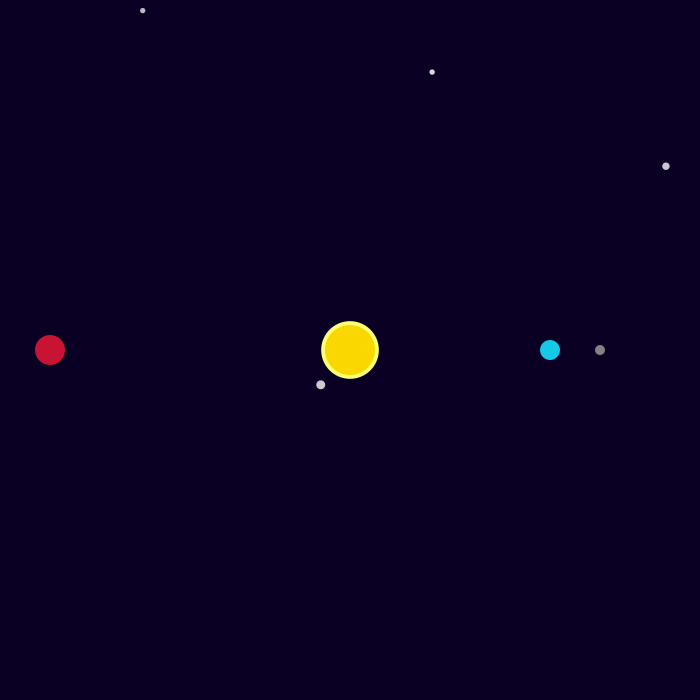
Frame 1 (no input)
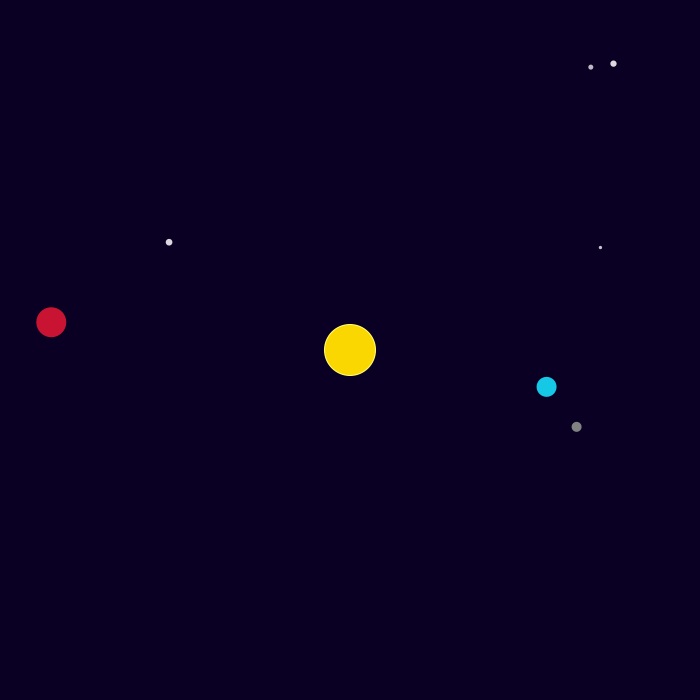
Frame 60 (the mouse pressed at the canvas centre just before this capture)
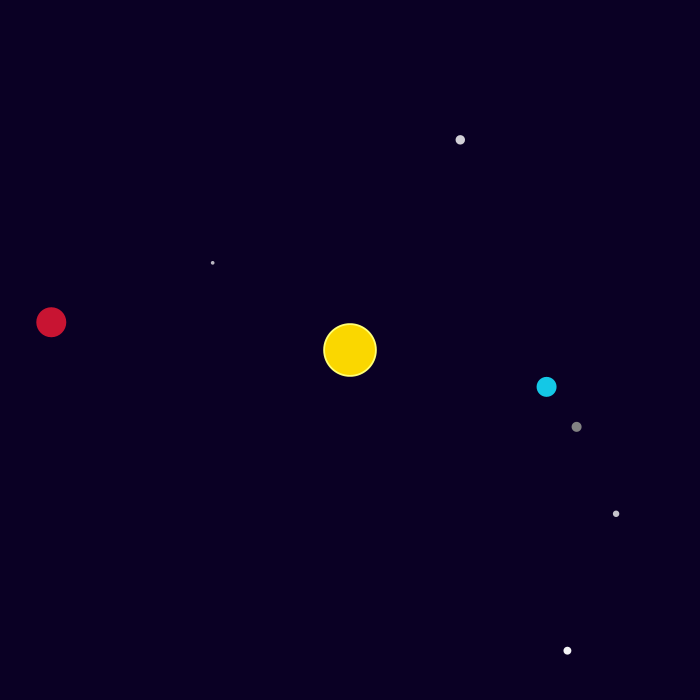
Frame 120 (the mouse held since frame 60 and released just before this capture)

The Processing sketch that drew these frames (run headless with seeded random() and noise(); from frame 60 on, the mouse is pressed at the canvas centre):

// Processing sketch: processing_116262
// ── processing_116262.pde

float frames = 0;
float x = 70*cos(frames);
float y = 70*sin(frames);


void setup() {
 size(700, 700); 
 noStroke();
 
}

void draw() {
  background(10, 0, 36);
  for(int i = 0; i < 4; i++) {
    float starSize = random(3, 10);
    fill(255, random(180, 255));
    ellipse(random(0, 700), random(0,700), starSize, starSize);
  }
  float sunSize = random(52, 58);
  noStroke();
//stars
  
//sun
  fill(255, 255, 115);
  ellipse(width/2, height/2, sunSize, sunSize);
  fill(250, 215, 0);
  ellipse(width/2, height/2, 50, 50);
//earth
  fill(20, 200, 230);
 ellipse(200*cos(frames)+350, 200*sin(frames)+350, 20, 20);
 //mars
 fill(200, 20, 50);
 ellipse(300*cos(frames/2+PI)+350, 300*sin(frames/2+PI)+350, 30, 30);
 //moon
 fill(130);
 ellipse(50*cos(5*frames)+(200*cos(frames)+350), 50*sin(5*frames)+(200*sin(frames)+350), 10, 10);
frames+=.001*PI; 
}

void mousePressed() {
  frames = 0;
}
